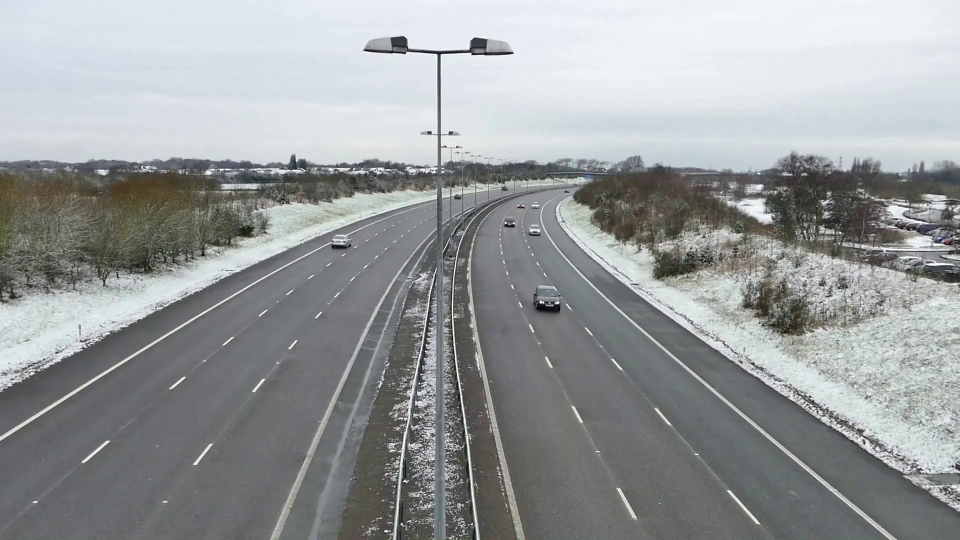
#> input picture frame 3 of papers/term-paper-2020/projects/traffic-signs-detection/assets/resources/video/input/small/test.mp4, 1920 x 1080 px, given in place of lane_line_video_test.mp4, which was not available (shown at 1/2 size)
$ jupyter execute --allow-errors Lane_Line_video_example.ipynb
#> lines starting #> are read from the running program, lines starting #| are printed output that depends on the picture; after the words box and inside, x2 and y2 are one past the last pixel; in counts of white or black regions, pixels touching at a corner belong together; long printed decimals are rounded; pictures that were not available may be replaced by others from this repository, and a replacement may not be noted
#> further down, frame is the input picture: shape (1080, 1920, 3); mean B, G, R 155.4, 154.8, 151.3
[cell 1]
import cv2
import matplotlib.pyplot as plt
import numpy as np
import io
from IPython.display import clear_output, Image, display
import PIL.Image

def show_image(a, fmt='jpeg'):
    a = np.uint8(np.clip(a, 0, 255))
    f = io.BytesIO()
    PIL.Image.fromarray(a).save(f, fmt)
    display(Image(data=f.getvalue()))

[cell 2]
def build_canny(image):
    gr = cv2.cvtColor(image, cv2.COLOR_RGB2GRAY)
    bl = cv2.GaussianBlur(gr, (5, 5), 0)
    return cv2.Canny(bl, 50, 150)

[cell 3]
def region_of_interest(image):
    height = image.shape[0]
    polygons = np.array([[(200, height), (1100, height), (550, 200)]])
    mask = np.zeros_like(image)
    cv2.fillPoly(mask, polygons, (255, 255, 255))

    return cv2.bitwise_and(image, mask)

[cell 4]
def make_coordinates(image, line_parameters):
    print(line_parameters, "Line parameters")

    slope, intercept = line_parameters

    y1 = image.shape[0]
    y2 = int(y1 * (3 / 5))

    x1 = int((y1 - intercept) / slope)
    x2 = int((y2 - intercept) / slope)

    return np.array([x1, y1, x2, y2])

[cell 5]
def average_slope_intercept(image, lines):
    left_fit    = []
    right_fit   = []
    for line in lines:
        for x1, y1, x2, y2 in line:
            fit = np.polyfit((x1,x2), (y1,y2), 1)
            slope = fit[0]
            intercept = fit[1]
            if slope <= 0:
                left_fit.append((slope, intercept))
            else:
                right_fit.append((slope, intercept))
    # add more weight to longer lines
    left_fit_average  = np.average(left_fit, axis=0)
    right_fit_average = np.average(right_fit, axis=0)
    left_line  = make_coordinates(image, left_fit_average)
    right_line = make_coordinates(image, right_fit_average)
    averaged_lines = [left_line, right_line]
    return averaged_lines

[cell 6]
def build_hough_lines(image):
    return cv2.HoughLinesP(image,
                    2,
                    np.pi / 180,
                    100,
                    np.array([]),
                    minLineLength = 40,
                    maxLineGap = 5)

[cell 7]
def display_lines(image, lines):
    line_image = np.zeros_like(image)
    if (lines is not None):
        for line in lines:
            x1, y1, x2, y2 = line.reshape(4)
            cv2.line(line_image, (x1, y1), (x2, y2), (255, 0, 0), 15)

    return line_image

[cell 8]
video_capture = cv2.VideoCapture("lane_line_video_test.mp4")

[cell 9]
def process_frame(frame):
    canny_image = build_canny(frame)
#> in build_canny, `return cv2.Canny(bl, 50, 150)`:
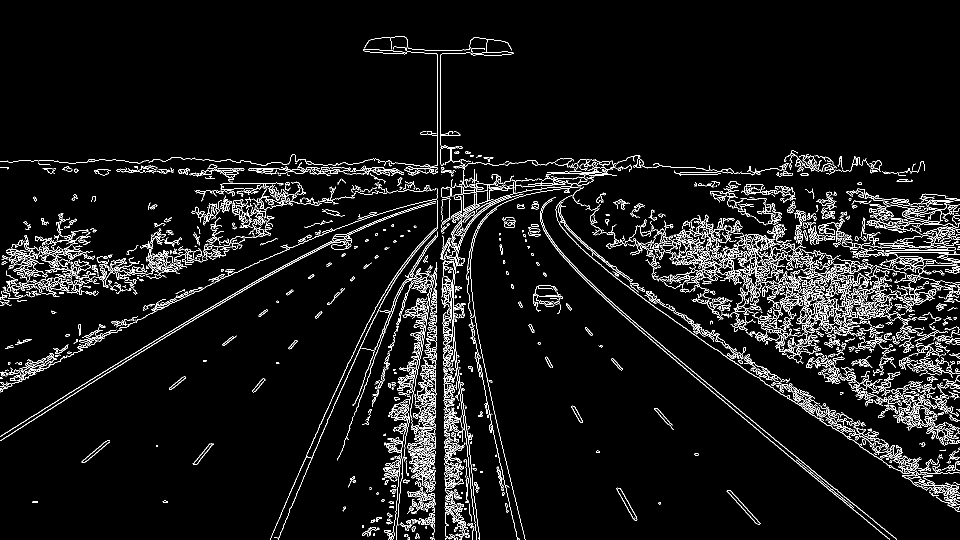
#> returned value: shape (1080, 1920) (shown at 1/2 size); 5.6% white in thin lines or dots
    cropped_image = region_of_interest(canny_image)
#> in region_of_interest, `cv2.fillPoly(mask, polygons, (255, 255, 255))`:
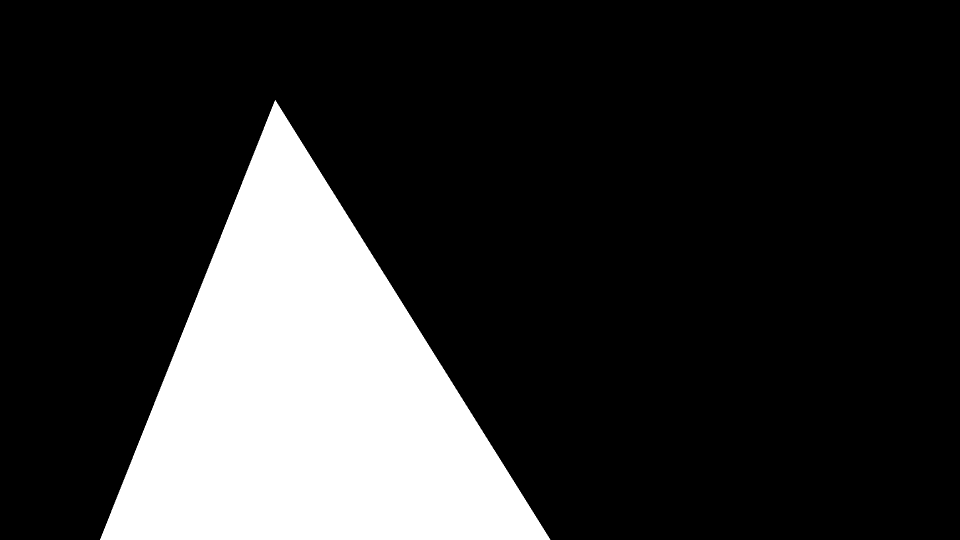
#> mask: shape (1080, 1920) (shown at 1/2 size); 19.1% white; 1 white region, box (x1, y1, x2, y2) and area: (200, 200, 1101, 1080) 396880
#> in region_of_interest, `return cv2.bitwise_and(image, mask)`:
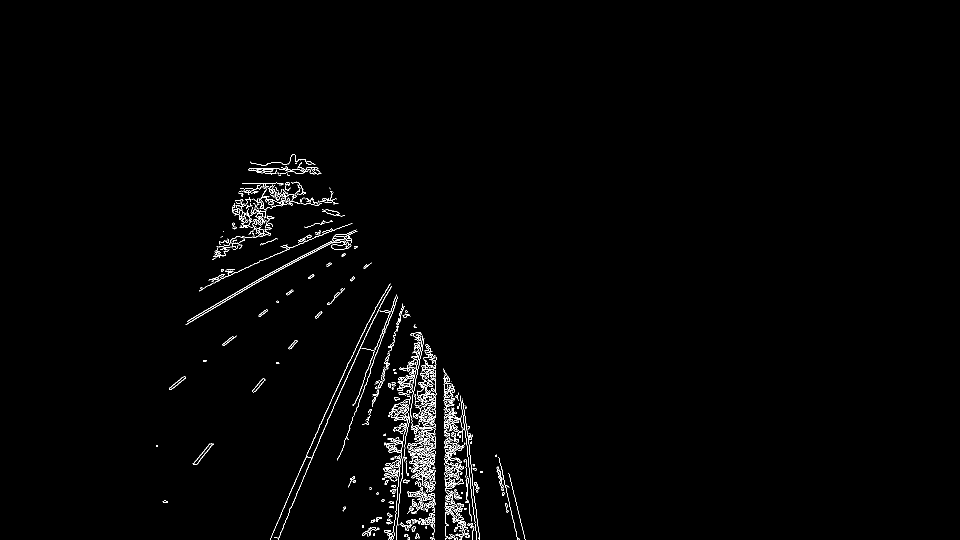
#> returned value: shape (1080, 1920) (shown at 1/2 size); 1.1% white in thin lines or dots, all inside (x1, y1, x2, y2) = (312, 308, 1051, 1080)
    lines = build_hough_lines(cropped_image)
    averaged_lines = average_slope_intercept(frame, lines)
    line_image = display_lines(frame, averaged_lines)
    combined_image = cv2.addWeighted(frame, 0.8, line_image, 1, 1)

    return combined_image

#> (a cell that did not finish here is left out)

#> (a cell that did not finish here is left out)

#> in process_frame, `lines = build_hough_lines(cropped_image)`: lines = 92 rows, first 6: [670, 807, 692, 757], [853, 889, 853, 843], [856, 916, 856, 802], [845, 1019, 845, 948], [861, 875, 861, 822], [839, 926, 839, 834]
#> the loop in average_slope_intercept, `for line in lines:` made 92 passes
#> line on passes 1 to 12: [[670, 807, 692, 757]], [[853, 889, 853, 843]], [[856, 916, 856, 802]], [[845, 1019, 845, 948]], [[861, 875, 861, 822]], [[839, 926, 839, 834]], [[380, 643, 576, 530]], [[865, 1055, 865, 987]], [[868, 1064, 868, 987]], [[852, 762, 852, 715]], [[859, 845, 859, 781]], [[892, 946, 892, 819]]
#> after the loop in average_slope_intercept, `for line in lines:`: left_fit = 32 pairs, first value -61 to -0.446, second value 755.1 to 53867; right_fit = 60 pairs, first value 0.412 to 48, second value -39204 to 527.7
#> in average_slope_intercept, `left_fit_average  = np.average(left_fit, axis=0)`: left_fit_average = [-10.73, 9760.6]
#> in average_slope_intercept, `right_fit_average = np.average(right_fit, axis=0)`: right_fit_average = [2.98, -1692.3]
#| [ -10.727 9760.634] Line parameters
#> in make_coordinates, `slope, intercept = line_parameters`: slope = -10.73; intercept = 9760.6
#> in make_coordinates, `x1 = int((y1 - intercept) / slope)`: x1 = 809
#> in make_coordinates, `x2 = int((y2 - intercept) / slope)`: x2 = 849
#> in average_slope_intercept, `left_line  = make_coordinates(image, left_fit_average)`: left_line = [809, 1080, 849, 648]
#| [    2.983 -1692.306] Line parameters
#> in average_slope_intercept, `right_line = make_coordinates(image, right_fit_average)`: right_line = [929, 1080, 784, 648]
#> in average_slope_intercept, `averaged_lines = [left_line, right_line]`: averaged_lines = [[809, 1080, 849, 648], [929, 1080, 784, 648]]
#> the loop in display_lines, `for line in lines:` made 2 passes
#> after the loop in display_lines, `for line in lines:`:
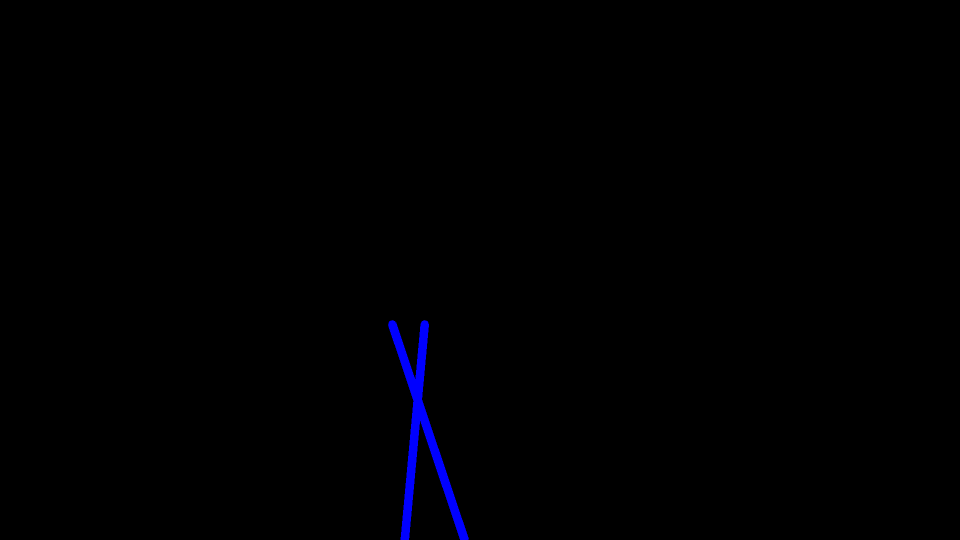
#> line_image: shape (1080, 1920, 3) (shown at 1/2 size); mean of channels 0, 1, 2 1.8, 0, 0; drawn as B, G, R
#> in process_frame, `combined_image = cv2.addWeighted(frame, 0.8, line_image, 1, 1)`:
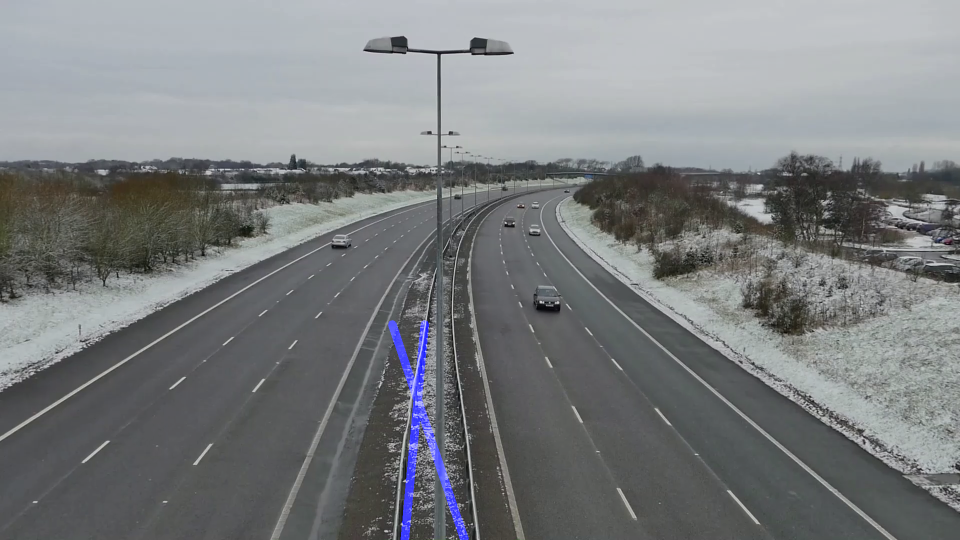
#> combined_image: shape (1080, 1920, 3) (shown at 1/2 size); mean B, G, R 126.5, 124.9, 122
    show_image(process_frame)

$ run again, starting later in the video
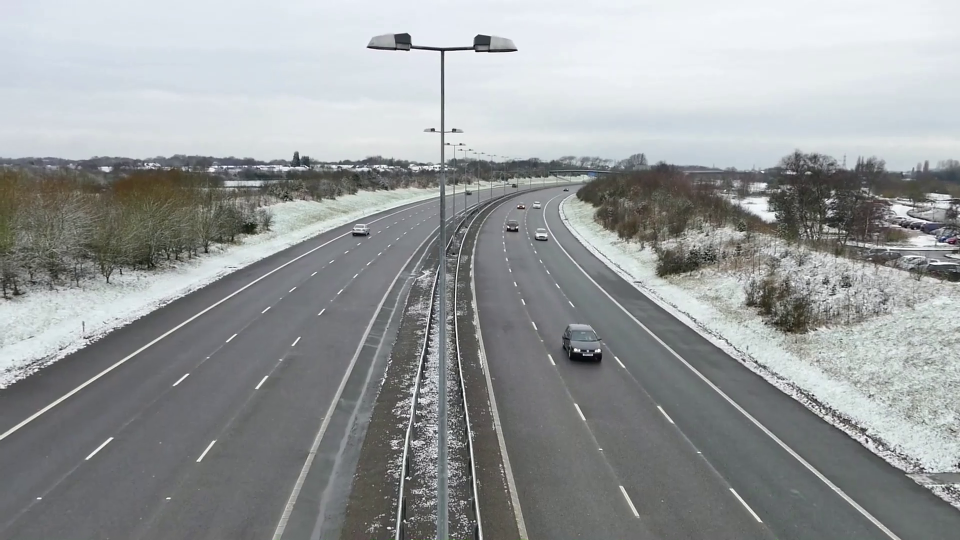
#> input picture frame 13 of papers/term-paper-2020/projects/traffic-signs-detection/assets/resources/video/input/small/test.mp4, 1920 x 1080 px, given in place of lane_line_video_test.mp4, which was not available (shown at 1/2 size)
#> frame is the input picture: shape (1080, 1920, 3); mean B, G, R 155.3, 154.4, 151.1
#> mask: shape (1080, 1920); 19.1% white; 1 white region, box (x1, y1, x2, y2) and area: (200, 200, 1101, 1080) 396880
#> in region_of_interest, `return cv2.bitwise_and(image, mask)`:
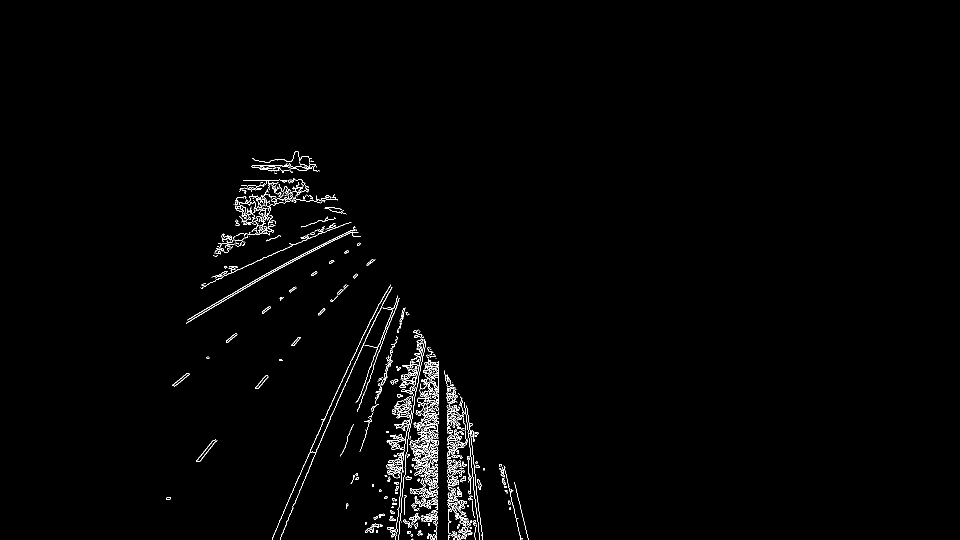
#> returned value: shape (1080, 1920) (shown at 1/2 size); 1.1% white in thin lines or dots, all inside (x1, y1, x2, y2) = (332, 302, 1057, 1080)
#> lines = 80 rows, first 6: [868, 809, 868, 749], [647, 841, 688, 751], [622, 925, 661, 836], [865, 831, 865, 775], [871, 1050, 871, 981], [856, 968, 856, 896]
#> the loop in average_slope_intercept, `for line in lines:` made 80 passes
#> after the loop in average_slope_intercept, `for line in lines:`: left_fit = 35 pairs, first value -57 to -0.444, second value 750.8 to 48475; right_fit = 45 pairs, first value 0.439 to 7.45, second value -6113.8 to 516
#> left_fit_average = [-5.06, 4758.3]
#> right_fit_average = [1.15, -122.5]
#| [  -5.062  4758.287] Line parameters
#> slope = -5.06; intercept = 4758.3
#> in make_coordinates, `x1 = int((y1 - intercept) / slope)`: x1 = 726
#> in make_coordinates, `x2 = int((y2 - intercept) / slope)`: x2 = 811
#> left_line = [726, 1080, 811, 648]
#| [   1.152 -122.466] Line parameters
#> right_line = [1043, 1080, 668, 648]
#> in average_slope_intercept, `averaged_lines = [left_line, right_line]`: averaged_lines = [[726, 1080, 811, 648], [1043, 1080, 668, 648]]
#> the loop in display_lines, `for line in lines:` made 2 passes
#> in process_frame, `combined_image = cv2.addWeighted(frame, 0.8, line_image, 1, 1)`:
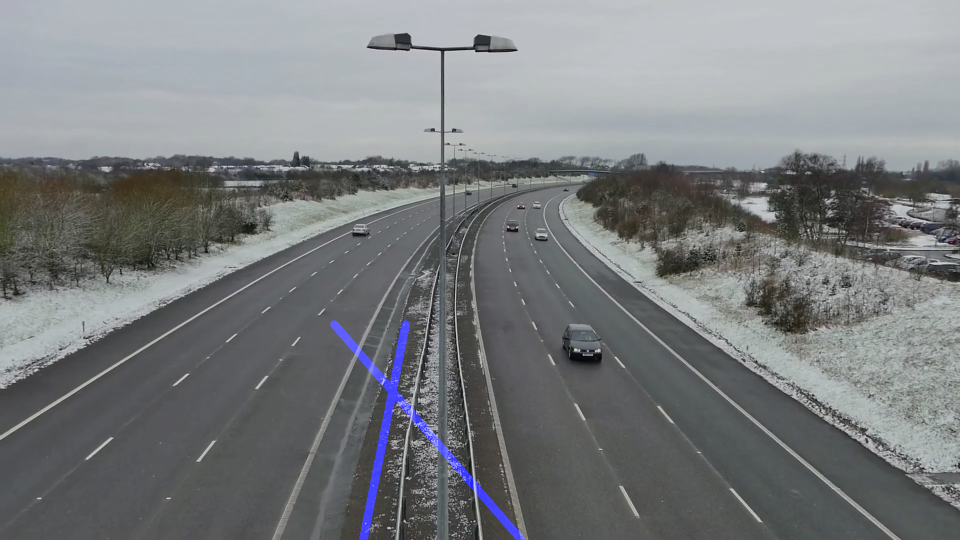
#> combined_image: shape (1080, 1920, 3) (shown at 1/2 size); mean B, G, R 126.6, 124.6, 121.9

$ run again, starting later in the video
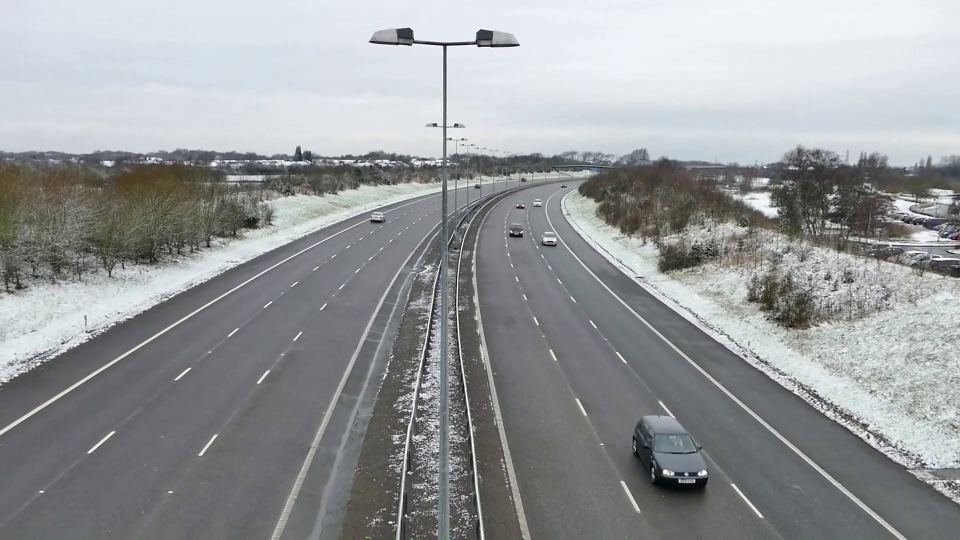
#> input picture frame 24 of papers/term-paper-2020/projects/traffic-signs-detection/assets/resources/video/input/small/test.mp4, 1920 x 1080 px, given in place of lane_line_video_test.mp4, which was not available (shown at 1/2 size)
#> frame is the input picture: shape (1080, 1920, 3); mean B, G, R 154.3, 153.1, 150
#> mask: shape (1080, 1920); 19.1% white; 1 white region, box (x1, y1, x2, y2) and area: (200, 200, 1101, 1080) 396880
#> in region_of_interest, `return cv2.bitwise_and(image, mask)`:
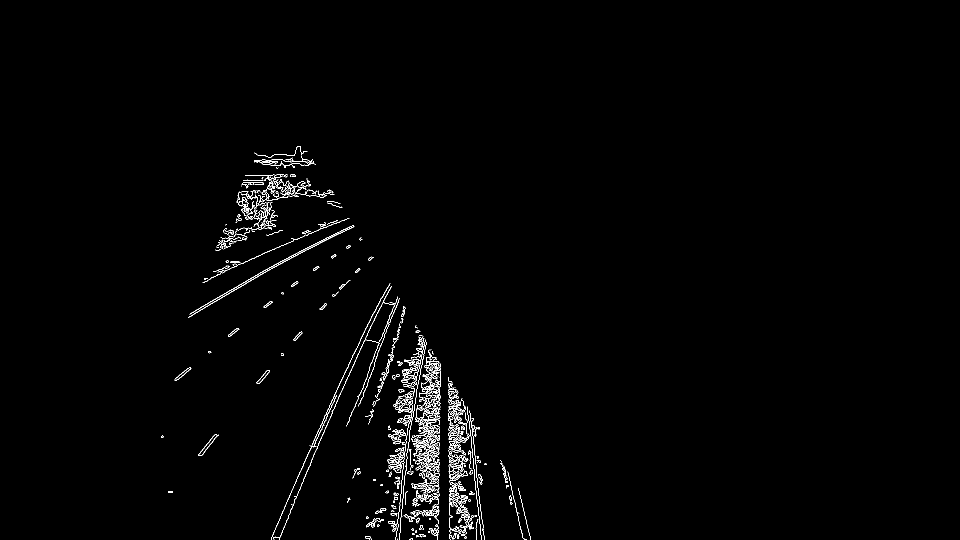
#> returned value: shape (1080, 1920) (shown at 1/2 size); 1.1% white in thin lines or dots, all inside (x1, y1, x2, y2) = (322, 292, 1062, 1080)
#> lines = 85 rows, first 6: [569, 1014, 683, 758], [901, 932, 901, 879], [851, 1002, 851, 958], [632, 900, 696, 751], [876, 1029, 876, 894], [871, 998, 871, 926]
#> the loop in average_slope_intercept, `for line in lines:` made 85 passes
#> after the loop in average_slope_intercept, `for line in lines:`: left_fit = 25 pairs, first value -26 to -0.434, second value 735.9 to 23554; right_fit = 60 pairs, first value 0.421 to 40, second value -34930 to 490
#> left_fit_average = [-3.8, 3691.7]
#> right_fit_average = [2.57, -1400.3]
#| [  -3.804 3691.734] Line parameters
#> slope = -3.8; intercept = 3691.7
#> in make_coordinates, `x1 = int((y1 - intercept) / slope)`: x1 = 686
#> in make_coordinates, `x2 = int((y2 - intercept) / slope)`: x2 = 800
#> left_line = [686, 1080, 800, 648]
#| [    2.568 -1400.314 ] Line parameters
#> right_line = [966, 1080, 797, 648]
#> in average_slope_intercept, `averaged_lines = [left_line, right_line]`: averaged_lines = [[686, 1080, 800, 648], [966, 1080, 797, 648]]
#> the loop in display_lines, `for line in lines:` made 2 passes
#> in process_frame, `combined_image = cv2.addWeighted(frame, 0.8, line_image, 1, 1)`:
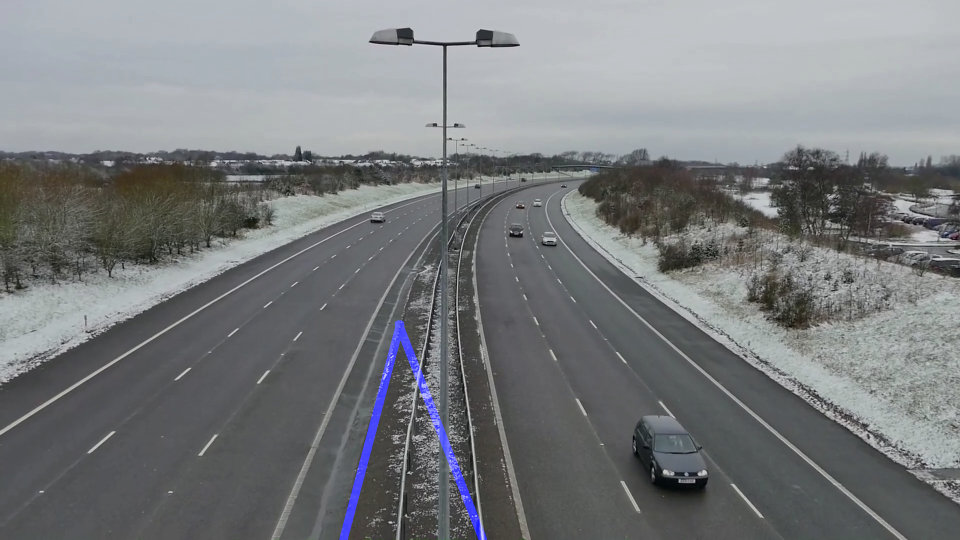
#> combined_image: shape (1080, 1920, 3) (shown at 1/2 size); mean B, G, R 125.7, 123.5, 121
